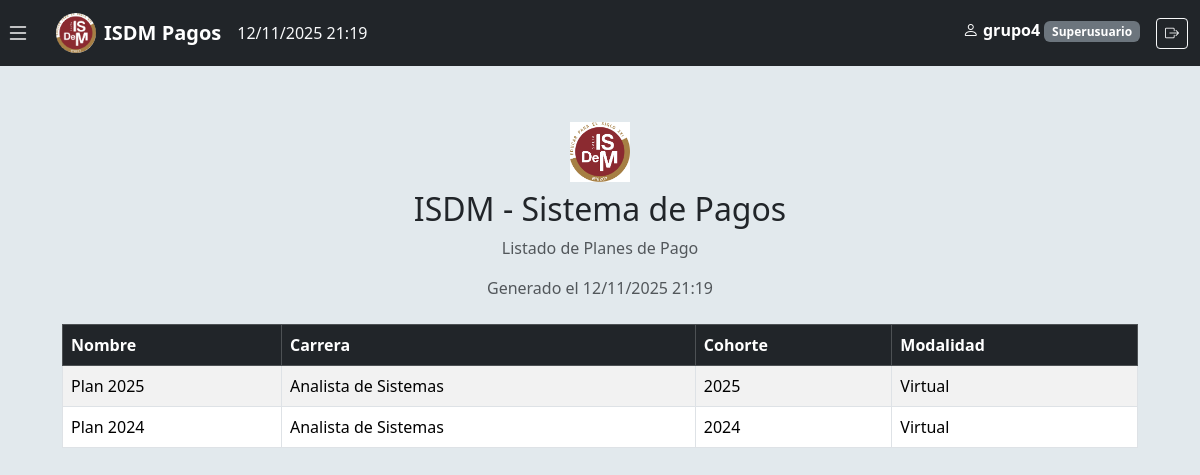
Page /planes/imprimir/ (signed in) on the earlier database version.
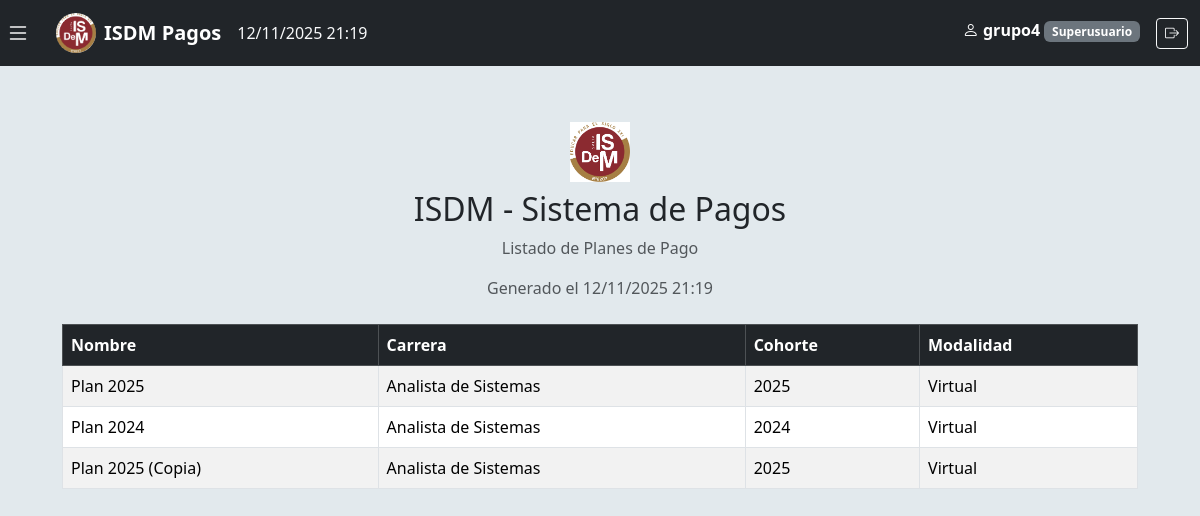
Same page on the later database version.
### planes_pago/models.py (models this page shows, shortened)
class PlanPago(models.Model):
    nombre = models.CharField(max_length=100)
    carrera = models.CharField(max_length=100)
    cohorte = models.CharField(max_length=10)
    modalidad = models.CharField(max_length=50)
    iEstado = models.BooleanField(default=True)
    estado = models.CharField(
        max_length=1,
        choices=[
            ('A', 'Activo'),
            ('S', 'Suspendido'),
            ('D', 'Desactivado')
        ],
        default='A'
    )

### planes_pago/views.py (the view)
# urls.py: path("planes/imprimir/", views.imprimir_planes, name="imprimir_planes"),
@login_required
def imprimir_planes(request):
    planes = PlanPago.objects.filter(estado='A')
    return render(request, "imprimir_planes.html", {"planes": planes})

### planes_pago/templatetags/permisos_tags.py (called while the page is built, shortened)
@register.filter(name='has_group')
def has_group(user, group_name):
    if user.is_superuser:
        return True
    return user.groups.filter(name=group_name).exists()

@register.simple_tag
def user_role(user):
    if user.is_superuser:
        return "Superusuario"

### planes_pago/templates/imprimir_planes.html (shortened to what this page needs)
{% extends "base.html" %}
{% block content %}
<div class="container my-4">
    <div class="text-center mb-4">
        <img src="/static/img/logo.png" alt="Logo" style="max-height: 60px;">
        <h2 class="mt-2">ISDM - Sistema de Pagos</h2>
        <p class="text-muted">Listado de Planes de Pago</p>
        <p class="text-muted">
            Generado el {% now "d/m/Y H:i" %}
        </p>
    </div>
    <table class="table table-bordered table-striped">
        <thead class="table-dark">
            <tr>
                <th>Nombre</th>
                <th>Carrera</th>
                <th>Cohorte</th>
                <th>Modalidad</th>
            </tr>
        </thead>
        <tbody>
            {% for p in planes %}
            <tr>
                <td>{{ p.nombre }}</td>
                <td>{{ p.carrera }}</td>
                <td>{{ p.cohorte }}</td>
                <td>{{ p.modalidad }}</td>
            </tr>
            {% endfor %}
        </tbody>
    </table>
</div>
{% endblock %}

Differences in the rows shown:
added PlanPago: nombre "Plan 2025 (Copia)", carrera "Analista de Sistemas", cohorte "2025", modalidad "Virtual"
